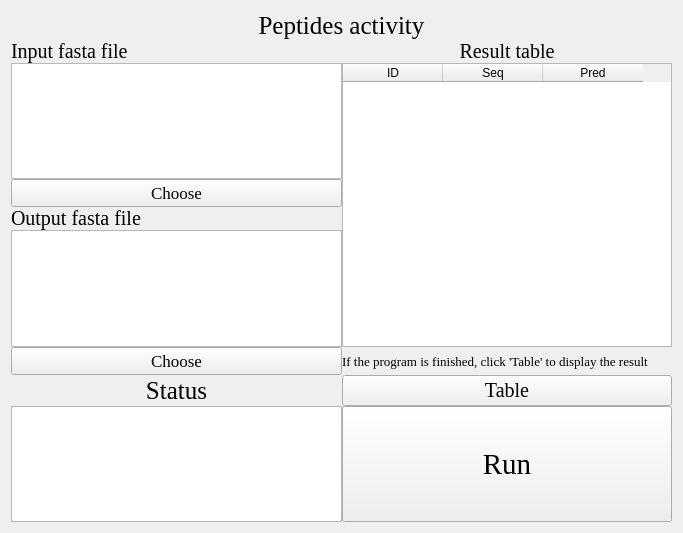
<?xml version="1.0" encoding="UTF-8"?>
<ui version="4.0">
 <class>Form</class>
 <widget class="QWidget" name="Form">
  <property name="geometry">
   <rect>
    <x>0</x>
    <y>0</y>
    <width>683</width>
    <height>533</height>
   </rect>
  </property>
  <property name="windowTitle">
   <string>Form</string>
  </property>
  <property name="styleSheet">
   <string notr="true">background-image: url(D:/tools/Pycharm/pyqt/logo/green_back.png);</string>
  </property>
  <layout class="QGridLayout" name="gridLayout_6">
   <item row="0" column="0">
    <layout class="QGridLayout" name="gridLayout">
     <property name="spacing">
      <number>0</number>
     </property>
     <item row="2" column="0">
      <widget class="QTextBrowser" name="textBrowser_2">
       <property name="styleSheet">
        <string notr="true">background-image: url(D:/Documents/Desktop/white.png)</string>
       </property>
      </widget>
     </item>
     <item row="1" column="0">
      <widget class="QLabel" name="label_2">
       <property name="font">
        <font>
         <family>Times New Roman</family>
         <pointsize>15</pointsize>
        </font>
       </property>
       <property name="text">
        <string>Input fasta file</string>
       </property>
       <property name="alignment">
        <set>Qt::AlignLeading|Qt::AlignLeft|Qt::AlignVCenter</set>
       </property>
      </widget>
     </item>
     <item row="0" column="0" colspan="2">
      <widget class="QLabel" name="label">
       <property name="font">
        <font>
         <family>Times New Roman</family>
         <pointsize>19</pointsize>
        </font>
       </property>
       <property name="text">
        <string>Peptides activity</string>
       </property>
       <property name="alignment">
        <set>Qt::AlignCenter</set>
       </property>
      </widget>
     </item>
     <item row="4" column="0">
      <widget class="QLabel" name="label_3">
       <property name="font">
        <font>
         <family>Times New Roman</family>
         <pointsize>15</pointsize>
        </font>
       </property>
       <property name="text">
        <string>Output fasta file</string>
       </property>
       <property name="alignment">
        <set>Qt::AlignLeading|Qt::AlignLeft|Qt::AlignVCenter</set>
       </property>
      </widget>
     </item>
     <item row="5" column="0">
      <widget class="QTextBrowser" name="textBrowser_3">
       <property name="styleSheet">
        <string notr="true">background-image: url(D:/Documents/Desktop/white.png)</string>
       </property>
      </widget>
     </item>
     <item row="3" column="0">
      <widget class="QPushButton" name="pushButton_2">
       <property name="font">
        <font>
         <family>Times New Roman</family>
         <pointsize>13</pointsize>
        </font>
       </property>
       <property name="text">
        <string>Choose</string>
       </property>
      </widget>
     </item>
     <item row="6" column="0">
      <widget class="QPushButton" name="pushButton_3">
       <property name="font">
        <font>
         <family>Times New Roman</family>
         <pointsize>13</pointsize>
        </font>
       </property>
       <property name="text">
        <string>Choose</string>
       </property>
      </widget>
     </item>
     <item row="1" column="1">
      <widget class="QLabel" name="label_7">
       <property name="font">
        <font>
         <family>Times New Roman</family>
         <pointsize>15</pointsize>
        </font>
       </property>
       <property name="text">
        <string>Result table</string>
       </property>
       <property name="alignment">
        <set>Qt::AlignCenter</set>
       </property>
      </widget>
     </item>
     <item row="7" column="0">
      <widget class="QLabel" name="label_4">
       <property name="font">
        <font>
         <family>Times New Roman</family>
         <pointsize>19</pointsize>
        </font>
       </property>
       <property name="text">
        <string>Status</string>
       </property>
       <property name="alignment">
        <set>Qt::AlignCenter</set>
       </property>
      </widget>
     </item>
     <item row="8" column="0">
      <widget class="QTextBrowser" name="textBrowser">
       <property name="styleSheet">
        <string notr="true">background-image: url(D:/Documents/Desktop/white.png)</string>
       </property>
      </widget>
     </item>
     <item row="2" column="1" rowspan="4">
      <widget class="QTableWidget" name="tableWidget">
       <property name="styleSheet">
        <string notr="true">background-image: url(D:/Documents/Desktop/white.png)</string>
       </property>
       <column>
        <property name="text">
         <string>ID</string>
        </property>
       </column>
       <column>
        <property name="text">
         <string>Seq</string>
        </property>
       </column>
       <column>
        <property name="text">
         <string>Pred</string>
        </property>
       </column>
      </widget>
     </item>
     <item row="6" column="1">
      <widget class="QLabel" name="label_6">
       <property name="font">
        <font>
         <family>Times New Roman</family>
         <pointsize>10</pointsize>
        </font>
       </property>
       <property name="text">
        <string>If the program is finished, click 'Table' to display the result</string>
       </property>
       <property name="alignment">
        <set>Qt::AlignLeading|Qt::AlignLeft|Qt::AlignVCenter</set>
       </property>
      </widget>
     </item>
     <item row="7" column="1">
      <widget class="QPushButton" name="pushButton_4">
       <property name="sizePolicy">
        <sizepolicy hsizetype="Minimum" vsizetype="Expanding">
         <horstretch>0</horstretch>
         <verstretch>0</verstretch>
        </sizepolicy>
       </property>
       <property name="font">
        <font>
         <family>Times New Roman</family>
         <pointsize>15</pointsize>
        </font>
       </property>
       <property name="text">
        <string>Table</string>
       </property>
      </widget>
     </item>
     <item row="8" column="1">
      <widget class="QPushButton" name="pushButton">
       <property name="sizePolicy">
        <sizepolicy hsizetype="Expanding" vsizetype="Expanding">
         <horstretch>0</horstretch>
         <verstretch>0</verstretch>
        </sizepolicy>
       </property>
       <property name="font">
        <font>
         <family>Times New Roman</family>
         <pointsize>22</pointsize>
        </font>
       </property>
       <property name="styleSheet">
        <string notr="true">background-image: url(D:/Documents/Desktop/white.png)</string>
       </property>
       <property name="text">
        <string>Run</string>
       </property>
      </widget>
     </item>
    </layout>
   </item>
  </layout>
 </widget>
 <resources/>
 <connections/>
</ui>
